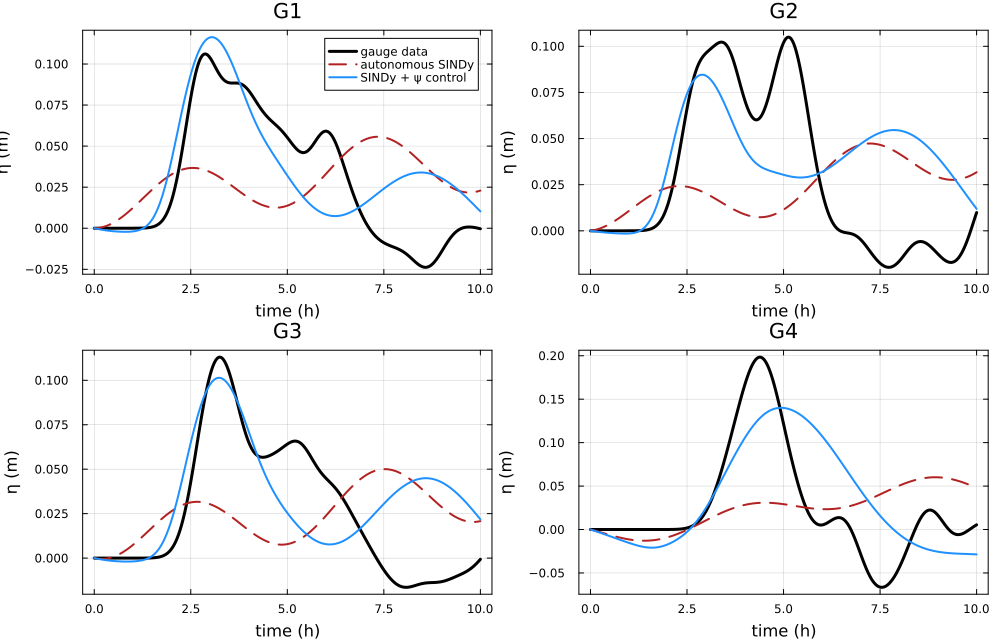

Julia code for this plot:
# SINDy on the four Unit-1 tide gauges — exploratory side study (sindy-explore
# branch only; NOT part of the rendered course site).
# State x = [G1,G2,G3,G4]; the bay is a linearised SWE FORCED by the river
# surge ψ(t). We try (A) autonomous SINDy ẋ=Θ(x)Ξ and (B) SINDy-with-control
# ẋ=Θ(x,ψ)Ξ, and show only the controlled fit reconstructs the gauges.
#
# Run from the repo root:  julia --project=. explore/sindy_gauges/sindy_gauges.jl
# Writes sindy_gauges.png next to this script. Deps are all in the course env.
using CSV, DataFrames, LinearAlgebra, Statistics, Printf, Plots

const DATA = joinpath(@__DIR__, "..", "..", "units", "unit_01", "data")
G = CSV.read(joinpath(DATA, "gauges_clean.csv"), DataFrame)   # noise-free truth
P = CSV.read(joinpath(DATA, "psi_truth.csv"),    DataFrame)
t  = Float64.(G.t)
dt = t[2] - t[1]
X  = Matrix(G[:, [:G1, :G2, :G3, :G4]])           # N×4
ψ  = Float64.(P.psi)                               # N forcing
N  = size(X, 1)
@printf("N=%d  dt=%.1f s  span=%.1f h   ψ peak=%.3f\n", N, dt, t[end]/3600, maximum(ψ))

# central-difference derivatives (data is clean → fine); trim the ends
d  = 2:(N-1)
Ẋ  = (X[d.+1, :] .- X[d.-1, :]) ./ (2dt)           # (N-2)×4

# ── candidate libraries (each row = features of state x at one time) ────────
function lib_auto(Xr)                              # constant + linear (deg 1)
    n = size(Xr, 1); cols = Vector{Vector{Float64}}(); nm = String[]
    push!(cols, ones(n)); push!(nm, "1")
    for i in 1:4; push!(cols, Xr[:, i]); push!(nm, "G$i"); end
    reduce(hcat, cols), nm
end

# ── sequential thresholded least squares (the SINDy solver) ────────────────
# Columns of Θ span wildly different scales (const ~31, ψ ~12, quadratics ~0.3),
# so we normalise each column to unit norm, threshold on the SCALE-FAIR
# normalised coefficients (relative to the biggest in each equation), then map
# the surviving coefficients back to physical units.
function stlsq(Θ, Ẋ; λ = 0.05, iters = 12)
    s  = [norm(Θ[:, j]) for j in 1:size(Θ, 2)]      # column norms
    Θn = Θ ./ s'
    W  = Θn \ Ẋ                                       # normalised coefficients
    for _ in 1:iters
        for k in 1:size(Ẋ, 2)
            small = abs.(W[:, k]) .< λ * maximum(abs.(W[:, k]))
            W[small, k] .= 0
            big = .!small
            any(big) && (W[big, k] = Θn[:, big] \ Ẋ[:, k])
        end
    end
    W ./ s                                            # back to physical units
end

# RK4 rollout of a discovered model ẋ = f(x,k) (k = time index for forcing)
function simulate(f, x0, n)
    xs = zeros(4, n); xs[:, 1] = x0; x = copy(x0)
    for k in 1:n-1
        k1 = f(x, k);            k2 = f(x .+ 0.5dt.*k1, k)
        k3 = f(x .+ 0.5dt.*k2, k); k4 = f(x .+ dt.*k3, k+1)
        x = x .+ (dt/6).*(k1 .+ 2k2 .+ 2k3 .+ k4); xs[:, k+1] = x
    end
    xs
end
relerr(xr) = [100*norm(xr[i, :] .- X[:, i]) / norm(X[:, i]) for i in 1:4]

# ════ (A) autonomous SINDy ════════════════════════════════════════════════
Θa, nma = lib_auto(X[d, :])
Ξa = stlsq(Θa, Ẋ; λ = 3e-5)
fa(x, k) = vec(first(lib_auto(reshape(x, 1, 4))) * Ξa)
Xa = simulate(fa, X[1, :], N)
@printf("\n(A) AUTONOMOUS SINDy — terms kept: %d / %d ; per-gauge rel err: %s\n",
        count(!iszero, Ξa), length(Ξa), string(round.(relerr(Xa); digits = 1)))

# ════ (B) SINDy-with-control: append ψ to the library ══════════════════════
function lib_ctrl(Xr, ψr)
    Θ, nm = lib_auto(Xr)
    hcat(Θ, ψr), vcat(nm, "ψ")
end
Θc, nmc = lib_ctrl(X[d, :], ψ[d])
Ξc = stlsq(Θc, Ẋ; λ = 3e-5)
fc(x, k) = vec(first(lib_ctrl(reshape(x, 1, 4), [ψ[clamp(k, 1, N)]])) * Ξc)
Xc = simulate(fc, X[1, :], N)
@printf("(B) CONTROLLED  SINDy — terms kept: %d / %d ; per-gauge rel err: %s\n",
        count(!iszero, Ξc), length(Ξc), string(round.(relerr(Xc); digits = 1)))

# discovered linear coupling A (rows = gauges) and forcing vector b
A = Ξc[2:5, :]'                                    # 4×4  (∂ẋ/∂x)
b = Ξc[end, :]                                     # 4    (∂ẋ/∂ψ)
ev = eigvals(A)
@printf("\neig(A): %s\n", join([@sprintf("%.1e%+.1ei", real(e), imag(e)) for e in ev], ", "))
@printf("max Re(eig) = %.2e  (≤0 ⇒ stable forward sim)\n", maximum(real, ev))
println("Discovered forcing sensitivity b (G1..G4): ", round.(b; digits = 5))
println("Largest |A| couplings:")
for i in 1:4, j in 1:4
    abs(A[i,j]) > 5e-4 && @printf("   dG%d/dt ⟵ %+.4f·G%d\n", i, A[i,j], j)
end

# full system dump (×1e4 for readability), LaTeX-friendly
println("\nA_TIMES_1e4 (rows dG_i/dt, cols G_j):")
for i in 1:4
    println("  ", join([@sprintf("%+8.3f", 1e4*A[i,j]) for j in 1:4], " "))
end
println("b_TIMES_1e4: ", join([@sprintf("%+.3f", 1e4*b[i]) for i in 1:4], " "))
println("EIG_PERIODS_h: ", join([@sprintf("%.2f", 2π/abs(imag(e))/3600) for e in ev if imag(e) > 0], ", "))
println("EIG_DAMP_efold_h: ", join([@sprintf("%.1f", -1/real(e)/3600) for e in ev if imag(e) > 0], ", "))

# ── figure: data vs autonomous vs controlled, per gauge ────────────────────
plt = plot(layout = (2, 2), size = (1000, 640))
for i in 1:4
    plot!(plt[i], t./3600, X[:, i]; lw = 3, c = :black, label = i==1 ? "gauge data" : "",
          title = "G$i", xlabel = "time (h)", ylabel = "η (m)", framestyle = :box)
    plot!(plt[i], t./3600, Xa[i, :]; lw = 2, c = :firebrick, ls = :dash,
          label = i==1 ? "autonomous SINDy" : "")
    plot!(plt[i], t./3600, Xc[i, :]; lw = 2, c = :dodgerblue,
          label = i==1 ? "SINDy + ψ control" : "")
end
savefig(plt, joinpath(@__DIR__, "sindy_gauges.png"))
println("\nwrote sindy_gauges.png")
